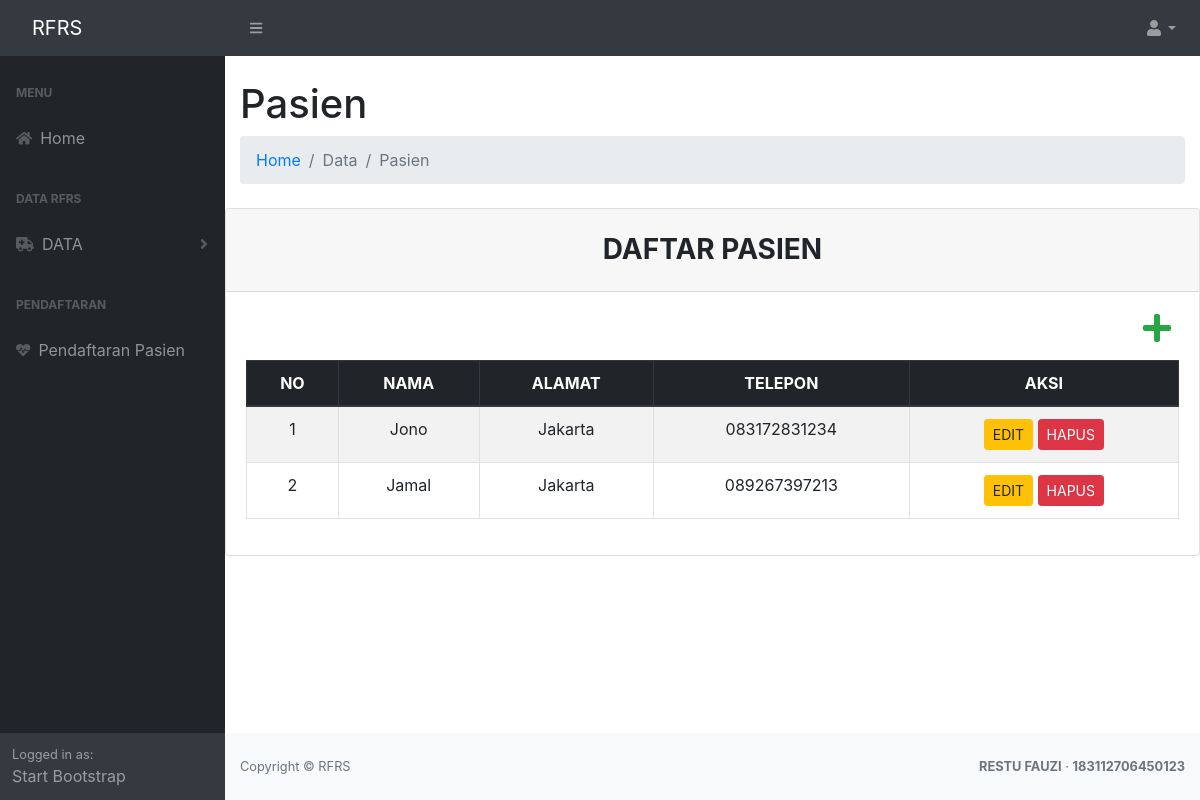
Page /dist/pasien.php (signed in) on the committed database.
### tables this page shows
CREATE TABLE `pasien` (
  `id` int(11) NOT NULL,
  `nama` varchar(50) NOT NULL,
  `alamat` varchar(50) NOT NULL,
  `telepon` varchar(50) NOT NULL
);

### dist/pasien.php (the view, shortened to what this page needs)
<?php
    include_once ('config.php');
    include 'layout/sidebar.php';
    include 'layout/topmenu.php';
?>
<!DOCTYPE html>
<html lang="en">
<head>
    <link href="css/styles.css" rel="stylesheet" />
    <link href="https://cdn.datatables.net/1.10.20/css/dataTables.bootstrap4.min.css" rel="stylesheet" />
    <link rel="stylesheet" href="https://stackpath.bootstrapcdn.com/bootstrap/4.1.3/css/bootstrap.min.css">
</head>
<body>
    <div class="container-fluid">
        <h1 class="mt-4">Pasien</h1>
            <ol class="breadcrumb mb-4">
                <li class="breadcrumb-item"><a href="index.php">Home</a></li>
                <li class="breadcrumb-item active">Data</li>
                <li class="breadcrumb-item active">Pasien</li>
            </ol>
    </div>
    <div class="card">
        <h3 class="card-header text-center font-weight-bold text-uppercase py-4">DAFTAR PASIEN</h3>
    <div class="card-body">
        <div id="table" class="table-editable">
            <span class="table-add float-right mb-3 mr-2"><a href="add_pasien.php" class="text-success"><i
                class="fas fa-plus fa-2x" aria-hidden="true"></i></a></span>
                <table class="table table-bordered table-responsive-md table-striped text-center">
                    <thead class="thead-dark">
                        <tr>
                            <th class="text-center">NO</th>
                            <th class="text-center">NAMA</th>
                            <th class="text-center">ALAMAT</th>
                            <th class="text-center">TELEPON</th>
                            <th class="text-center">AKSI</th>
                        </tr>
                        </thead>
                            <tbody>
                            <?php
                            $sql = mysqli_query($koneksi, "SELECT * FROM pasien ORDER BY id DESC") or die(mysqli_error($koneksi));
                            if(mysqli_num_rows($sql) > 0){
                                $no = 1;
                                while($data = mysqli_fetch_assoc($sql)){
                                    echo '
                                    <tr>
                                        <td>'.$no.'</td>
                                        <td>'.$data['nama'].'</td>
                                        <td>'.$data['alamat'].'</td>
                                        <td>'.$data['telepon'].'</td>
                                        <td>
                                            <a href="edit_pasien.php?id='.$data['id'].'" class="btn btn-warning btn-rounded btn-sm my-0">EDIT</a>
                                            <a href="delete_pasien.php?id='.$data['id'].'" class="btn btn-danger btn-rounded btn-sm my-0"onclick="return confirm(\'Are you sure?\')">HAPUS</a>
                                        </td>
                                    </tr>
                                    ';
                                    $no++;
                                }
                            }else{
                                echo '
                                <tr>
                                    <td colspan="6">No Data.</td>
                                </tr>
                                ';
                            }
                            ?>
                        </tbody>
                        </table>
                    </div>
                </div>
                </div>
</body>
</html>
<?php
include 'layout/footer.php';
?>

### rows in the picture
pasien: nama "Jono", alamat "Jakarta", telepon "083172831234"
pasien: nama "Jamal", alamat "Jakarta", telepon "089267397213"
